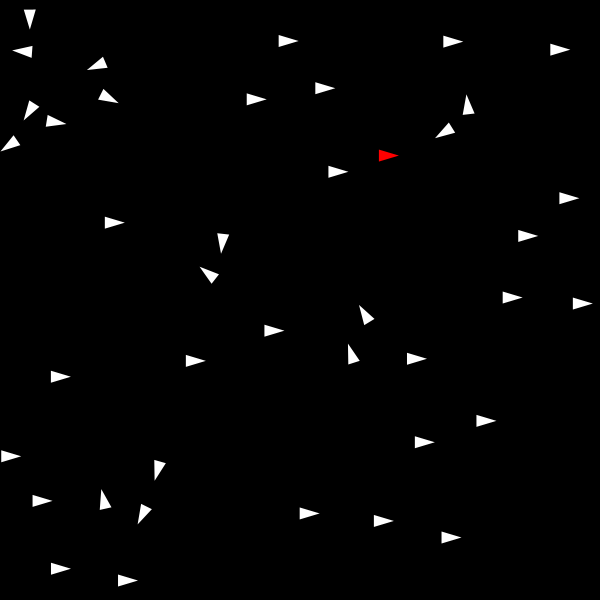
Frame 1 (no input)
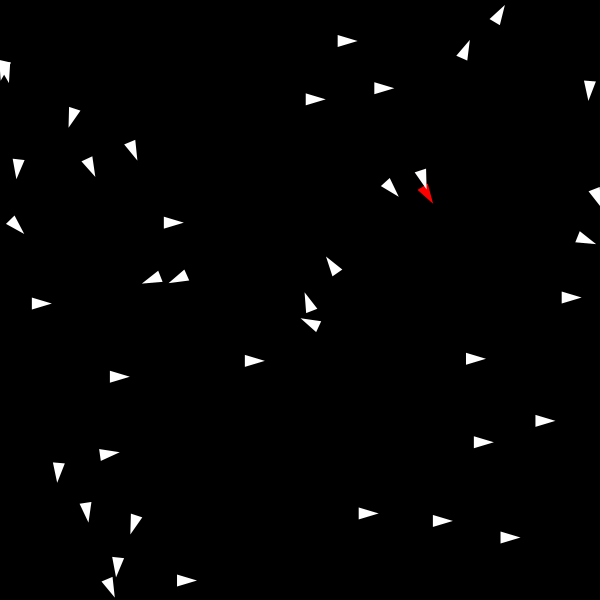
Frame 60 (the mouse pressed at the canvas centre just before this capture)
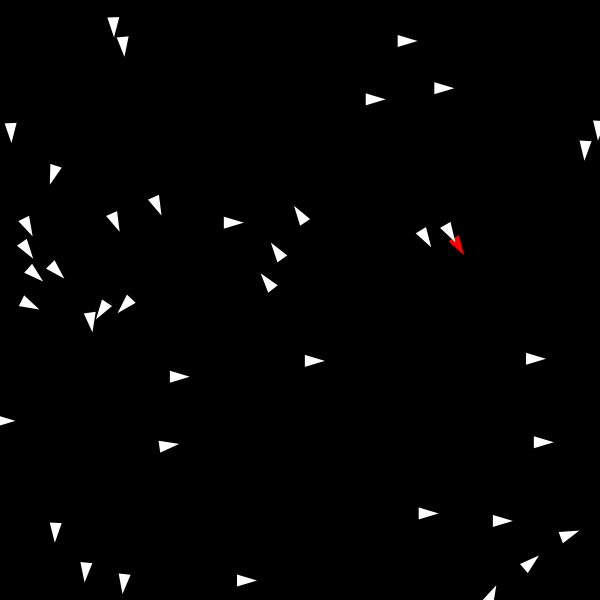
Frame 120 (the mouse held since frame 60 and released just before this capture)

The Processing sketch that drew these frames (run headless with seeded random() and noise(); from frame 60 on, the mouse is pressed at the canvas centre):

// Processing sketch: MainScript
// ── MainScript.pde
ArrayList<Boid> boids;
int nbrBoids;
int boidHeight;
int boidWidth;
float perceptRadius;
float adjustSpeed;

void setup(){
  size(600, 600);
  frameRate(30);
  
  boids = new ArrayList<Boid>();
  nbrBoids = 40;
  boidHeight = 20;
  boidWidth = 12;
  perceptRadius = 50;
  adjustSpeed = 0.1;
  
  Boid boid = new Boid(random(width), random(height), random(2*PI), 1, perceptRadius, true, adjustSpeed);
  boids.add(boid);
  for(int i=0; i<nbrBoids; i++){
    boid = new Boid(random(width), random(height), random(2*PI), 1, perceptRadius, false, adjustSpeed);
    boids.add(boid);
  }
}

void draw(){
  background(0);
  
  for(Boid boid : boids){
    boid.update();
  }
  for(Boid boid : boids){
    boid.display(); 
  }
}

float getDist(Boid a, Boid b){
  float dist = 0;
  dist = pow(pow(a.old_xPos-b.old_xPos, 2) + pow(a.old_yPos-b.old_yPos, 2), 0.5);
  return dist;
}

void line(Boid a, Boid b){
  line(a.new_xPos, a.new_yPos, b.new_xPos, b.new_yPos);
}

// ── Boid.pde
class Boid {
  float old_xPos;
  float old_yPos;
  float old_angle;
  float new_xPos;
  float new_yPos;
  float new_angle;
  float speed;
  float perceptionRadius;
  boolean focus;

  float angleAdjustSpeed;

  Boid(float xp, float yp, float an, float sp, float pr, boolean f, float aas) {
    this.old_xPos = xp;
    this.old_yPos = yp;
    this.old_angle = an;
    this.speed = sp;
    this.perceptionRadius = pr;
    this.focus = f;

    this.angleAdjustSpeed = aas;
  }

  void update() {
    // Update of the position (only the old_angle is used)
    if (this.old_xPos + this.speed*cos(this.old_angle) < 0) {
      this.new_xPos = width - (this.new_xPos - this.speed*cos(this.old_angle));
    } else if (this.old_xPos + this.speed*cos(this.old_angle) > width) {
      this.new_xPos = this.old_xPos - width + this.speed*cos(this.old_angle);
    } else {
      this.new_xPos = this.old_xPos + this.speed*cos(this.old_angle);
    }
    if (this.old_yPos + this.speed*sin(this.old_angle) < 0) {
      this.new_yPos = height - (this.new_yPos - this.speed*sin(this.old_angle));
    } else if (this.old_yPos + this.speed*sin(this.old_angle) > height) {
      this.new_yPos = this.old_yPos - height + this.speed*sin(this.old_angle);
    } else {
      this.new_yPos = this.old_yPos + this.speed*sin(this.old_angle);
    }

    // Update of the angle (only the old_[xy]Pos is used)
    float finalAngle = 0;
    int nbrPerceptible = 0;
    for (Boid boid : boids) {
      if (boid == this) {
        continue;
      }
      if (this.canPercept(boid)) {
        finalAngle += boid.old_angle;
        nbrPerceptible++;
      }
    }
    if(nbrPerceptible != 0){
      float iterAdjustSpeed;
      finalAngle /= nbrPerceptible;
      if (finalAngle > this.old_angle) {
        if (finalAngle-this.old_angle < 2*PI+this.old_angle-finalAngle) {
          iterAdjustSpeed = map(finalAngle-this.old_angle, 0, PI, 0, this.angleAdjustSpeed);
          this.new_angle = this.old_angle + iterAdjustSpeed;
        } else {
          iterAdjustSpeed = map(2*PI+this.old_angle-finalAngle, 0, PI, 0, this.angleAdjustSpeed);
          this.new_angle = this.old_angle - iterAdjustSpeed;
        }
      } else if (finalAngle < this.old_angle) {
        if (this.old_angle-finalAngle < 2*PI+finalAngle-this.old_angle) {
          iterAdjustSpeed = map(this.old_angle-finalAngle, 0, PI, 0, this.angleAdjustSpeed);
          this.new_angle = this.old_angle - iterAdjustSpeed;
        } else {
          iterAdjustSpeed = map(2*PI+finalAngle-this.old_angle, 0, PI, 0, this.angleAdjustSpeed);
          this.new_angle = this.old_angle + iterAdjustSpeed;
        }
      }
    }
  }

  void display() {
    noStroke();
    fill(255);
    if (this.focus) {
      fill(255, 0, 0);
    }
    translate(this.new_xPos, this.new_yPos);
    rotate(this.new_angle);
    triangle(boidHeight/2, 0, -boidHeight/2, boidWidth/2, -boidHeight/2, -boidWidth/2);
    rotate(-this.new_angle);
    translate(-this.new_xPos, -this.new_yPos);

    this.old_xPos = this.new_xPos;
    this.old_yPos = this.new_yPos;
    this.old_angle = this.new_angle;
  }

  boolean canPercept(Boid boid) {
    float dist = getDist(this, boid);
    if (dist <= this.perceptionRadius) {
      return true;
    }
    return false;
  }
}
